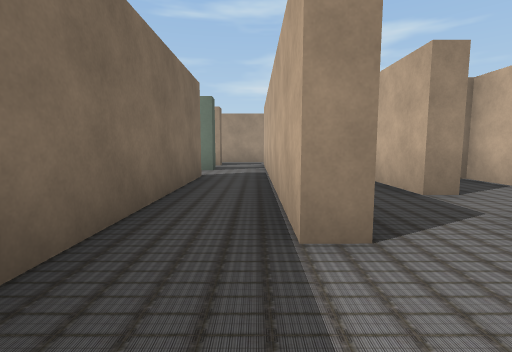
View 1 (above)

24 first-person views from a walk through a 3-D level made in the Unity game engine. The camera is 1.3 m above the floor, tilts 6° down and sees 85° across. The floor is counted in squares, 2 m on a side. Each view is taken from the middle of a square. On the plan, view 1 faces up. The plan holds only what a view shows up to about 9 squares ahead; the rest is blank. The player is left out. Some animated figures are left out. Some surface patterns are stand-ins.

View 2
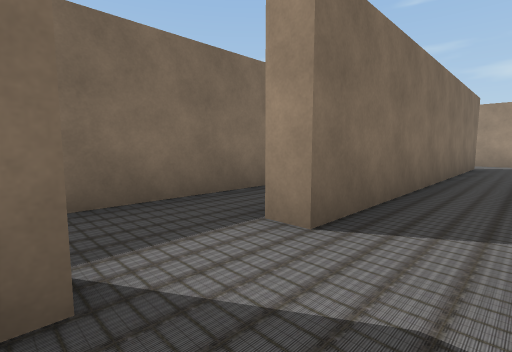

View 3
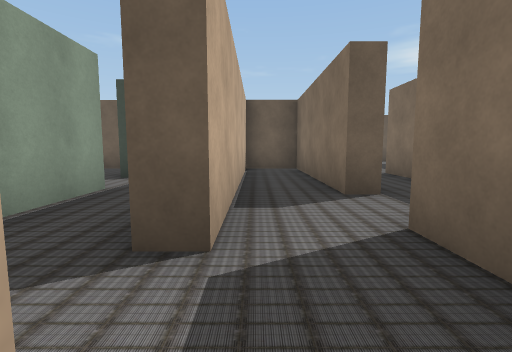

View 4
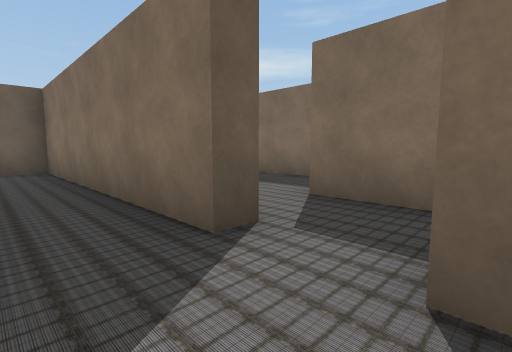

View 5
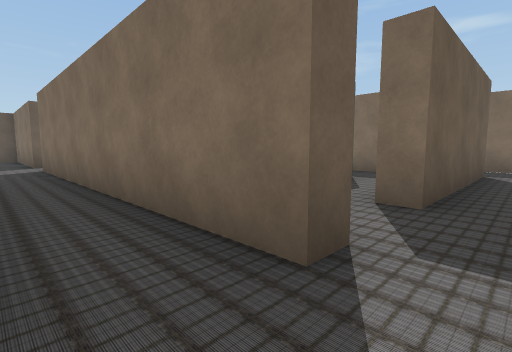

View 6
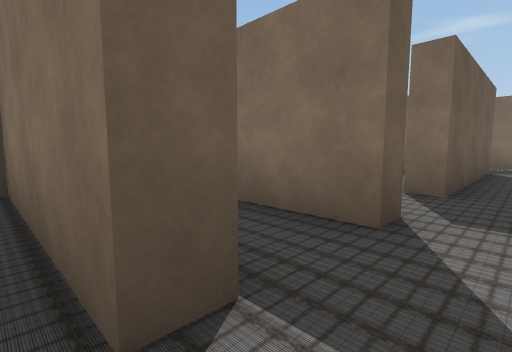

View 7
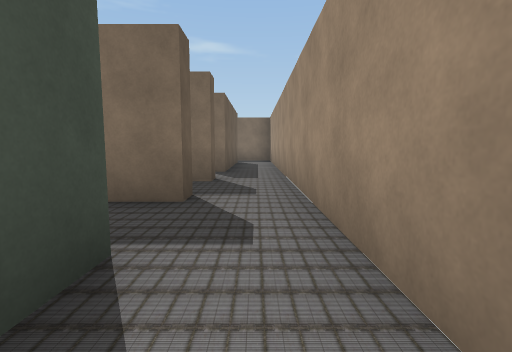

View 8
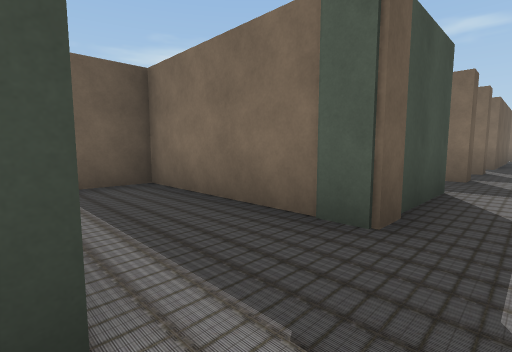

View 9
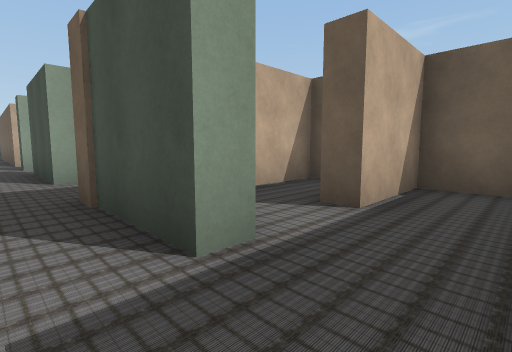

View 10
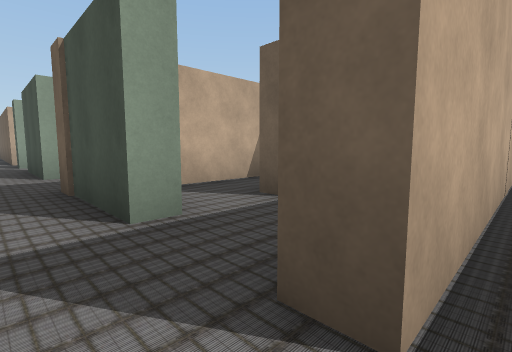

View 11
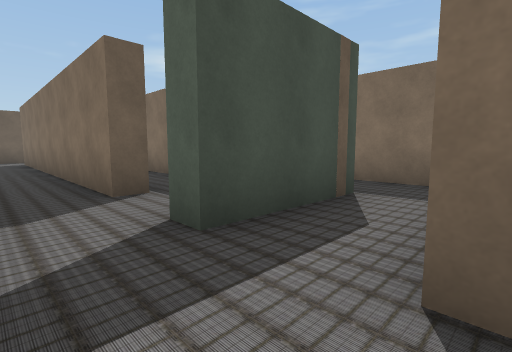

View 12
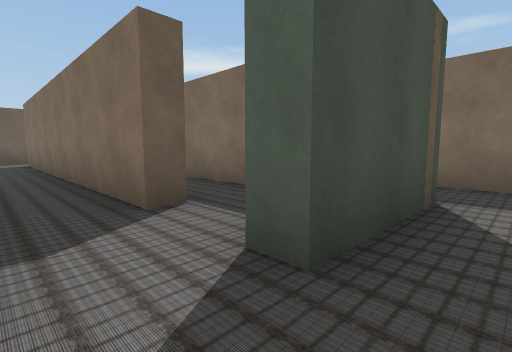

View 13
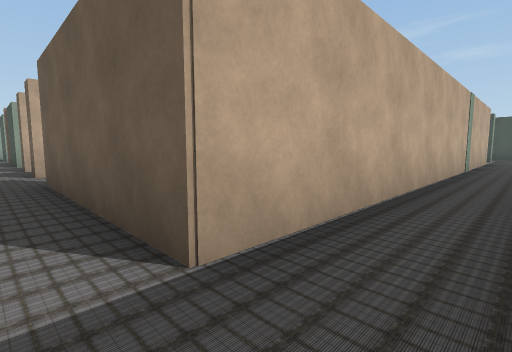

View 14
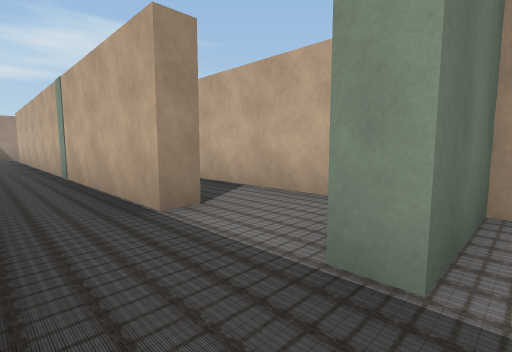

View 15
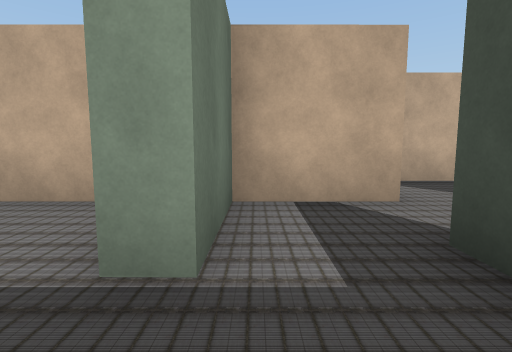

View 16
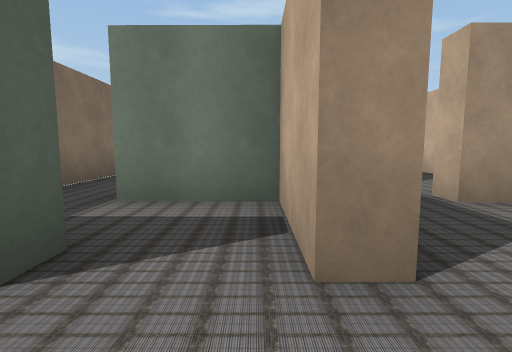

View 17
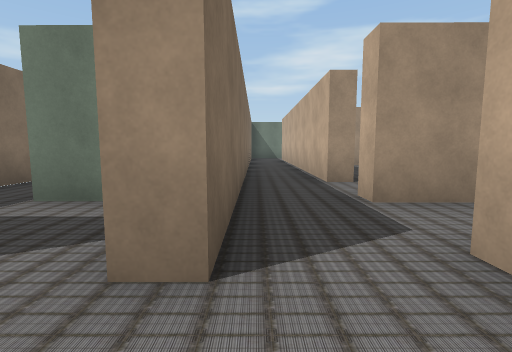

View 18
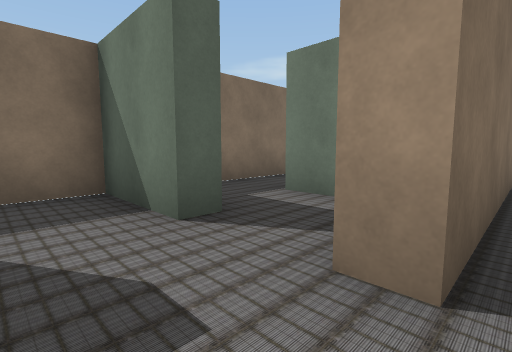

View 19
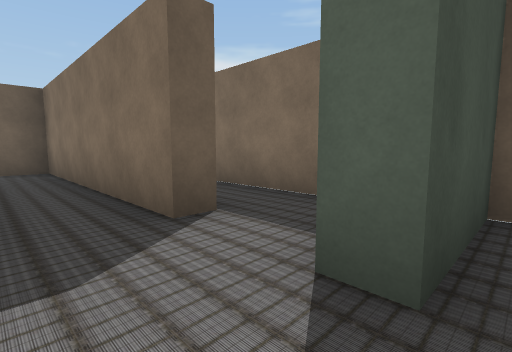

View 20
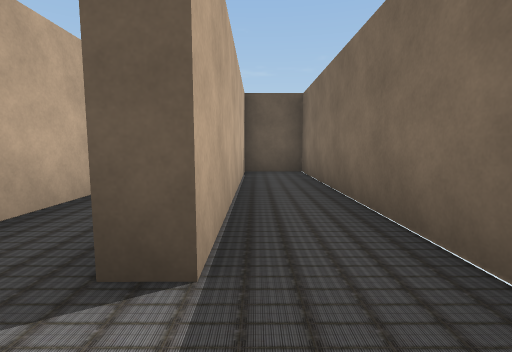

View 21
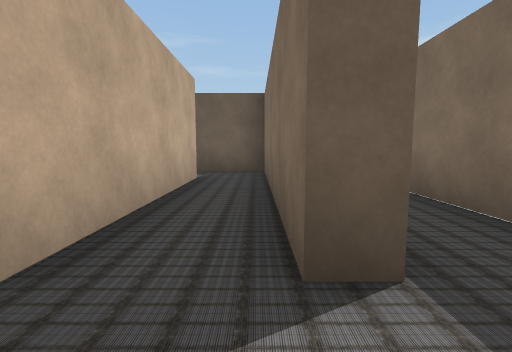

View 22
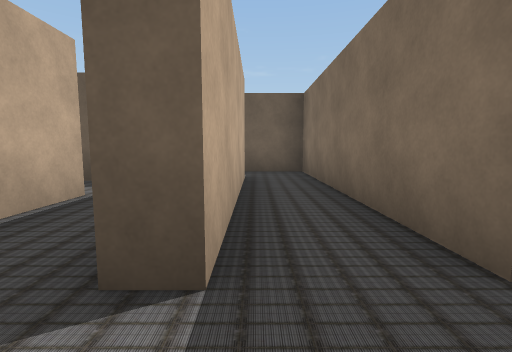

View 23
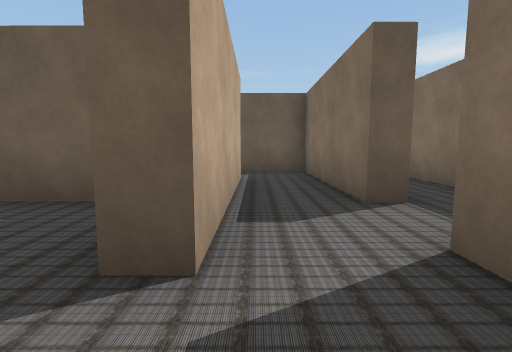

View 24
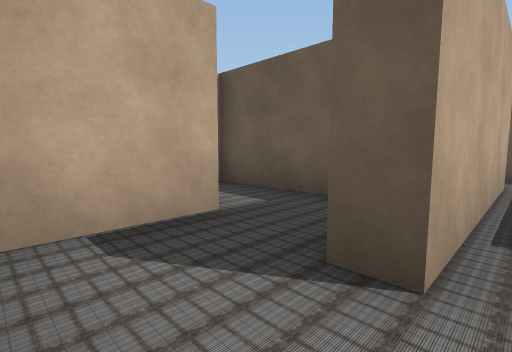

### Floor plan
Points are (right, up) in squares from view 1. A wall is a line through its corners. A room is listed if a view was taken in it or the views show most of it. See-through windows are left out.
Room 1 (views 1, 11, 12)
walls: (-1.8, 6.2) (-1.2, 6.2) (-1.2, -2.9); (0.8, 1.8) (0.3, 1.8) (0.3, 10.2); (-3.8, 8.2) (-1.2, 8.2) (-1.2, 7.6); (-1.2, 10.2) (-1.2, 9.6); (0.3, -1.3) (0.3, -0.8)
ways out: opening at (1, 1) to room 2; opening at (-0.5, 10) to room 6; opening at (-2, 7) to room 10; gap at (-1, -3) to room 10; opening at (-2.5, 9)
Room 2 (view 2)
walls: (0.3, 0.2) (0.8, 0.2) (0.8, -4.3) (2.4, -4.3); (2.3, -3.7) (2.3, 2.3)
ways out: opening at (1, 1) to room 1; opening at (2, 2) to room 3
Room 3 (views 3, 5, 10)
walls: (2.8, 3.7) (2.3, 3.7) (2.2, 10.1); (0.3, 10.2) (0.8, 10.2) (0.8, 1.8); (2.4, 11.7) (0.4, 11.7)
ways out: opening at (2, 2) to room 2; opening at (3, 3) to room 4; opening at (3, 11) to room 5; opening at (1, 11) to room 6
Room 4 (view 4)
walls: (4.3, -0.3) (4.3, 1.5); (2.3, 2.3) (2.7, 2.3) (2.8, -4.3) (3.8, -4.3); (4.3, 4.7) (4.3, 5.8)
ways out: opening at (3, 3) to room 3; opening at (5, -1)
Room 5 (views 6, 7, 8, 9)
walls: (5.4, 11.7) (2.4, 11.7); (8.8, 9.6) (8.8, 10.1) (11.4, 10.1); (4.4, 9.5) (4.4, 10.1) (6.8, 10.1) (6.8, 7.6); (2.2, 10.1) (2.7, 10.1)
ways out: opening at (3, 11) to room 3; opening at (4, 10) to room 13; opening at (8, 8); opening at (12, 10); opening at (13, 11)
Room 6 (view 13)
walls: (-7.2, 10.7) (-7.2, 10.1); (-7.2, -1.5) (-7.2, -3.5); (-5.7, -2.4) (-5.7, 10.2) (-1.2, 10.2); (0.4, 11.7) (-2.8, 11.7)
ways out: opening at (-0.5, 10) to room 1; opening at (1, 11) to room 3; opening at (-6.5, -4) to room 7; opening at (-5, -3) to room 12
Room 7 (views 14, 15, 19)
walls: (-7.2, -3.5) (-7.2, -6.4) (-5.2, -6.4); (-3.8, -6.7) (-3.8, -4.7) (-5.7, -4.7) (-5.7, -4.2)
ways out: opening at (-6.5, -4) to room 6; opening at (-4.5, -6) to room 8
Room 8 (views 16, 20, 21, 22)
walls: (-3.8, -12.9) (-3.8, -8.3) (-3.2, -8.3); (-5.2, -6.4) (-5.2, -6.7) (-7.2, -6.7) (-7.2, -14.3) (-5.7, -14.3); (-5.7, -14) (-5.7, -8.3) (-5.2, -8.3) (-5.2, -12.6); (-3.2, -6.7) (-3.8, -6.7)
ways out: opening at (-4.5, -6) to room 7; opening at (-3, -7.5) to room 9; opening at (-4, -13)
Room 9 (views 17, 18, 23, 24)
walls: (-3.2, -8.3) (-3.2, -10.6); (0.3, -6.8) (0.3, -5); (-0.4, -4.8) (-1.7, -4.7); (-3.2, -4.5) (-3.2, -6.7); (-1.7, -10.8) (-1.7, -6.4) (-1.1, -6.4)
ways out: opening at (-3, -7.5) to room 8; opening at (-2, -5) to room 10; opening at (-2, -9.5) to room 14; opening at (1, -7)
Room 10 (no view inside)
walls: (-3.2, 0.6) (-3.2, -4.5); (-1.2, -2.9) (-1.7, -2.9) (-1.7, 1); (-3.2, 5.6) (-3.2, 2.6); (-1.7, -4.7) (-1.7, -4.2)
ways out: opening at (-2, 7) to room 1; gap at (-1, -3) to room 1; opening at (-2, -5) to room 9
Room 11 (no view inside)
walls: (4.4, 8.2) (4.8, 8.2); (6.3, 6.1) (6.3, 8.6)
ways out: opening at (5, 9) to room 13
Room 12 (no view inside)
walls: (-5.2, -2.3) (-5.7, -2.4); (-3.8, -3.2) (-3.8, 0)
ways out: opening at (-5, -3) to room 6
Room 13 (no view inside)
walls: (2.7, 10.1) (2.7, 6.2) (4.3, 6.1) (4.4, 8.2)
ways out: opening at (4, 10) to room 5; opening at (5, 9) to room 11
Room 14 (no view inside)
walls: (-3.2, -10.6) (-3.2, -12.3) (-0.7, -12.3)
ways out: opening at (-2, -9.5) to room 9; opening at (-1, -11)

Where each view was taken, in squares from view 1:
view 1: 0 up, 0 right, facing up
view 2: 0 up, 2 right, facing up-left
view 3: 4 up, 2 right, facing down
view 4: 4 up, 4 right, facing down-left
view 5: 11 up, 2 right, facing down-left
view 6: 11 up, 3 right, facing down-left
view 7: 11 up, 6 right, facing left
view 8: 11 up, 9 right, facing down-left
view 9: 11 up, 3 right, facing down-right
view 10: 11 up, 2 right, facing down-right
view 11: 10 up, 0 right, facing down-left
view 12: 9 up, 0 right, facing down-left
view 13: 11 up, 7 left, facing down-right
view 14: 5 down, 7 left, facing up-right
view 15: 5 down, 7 left, facing right
view 16: 8 down, 4 left, facing up
view 17: 8 down, 3 left, facing up
view 18: 8 down, 3 left, facing up-left
view 19: 6 down, 4 left, facing down-left
view 20: 7 down, 6 left, facing down
view 21: 7 down, 5 left, facing down
view 22: 7 down, 4 left, facing down
view 23: 5 down, 2 left, facing down
view 24: 5 down, 2 left, facing down-right
